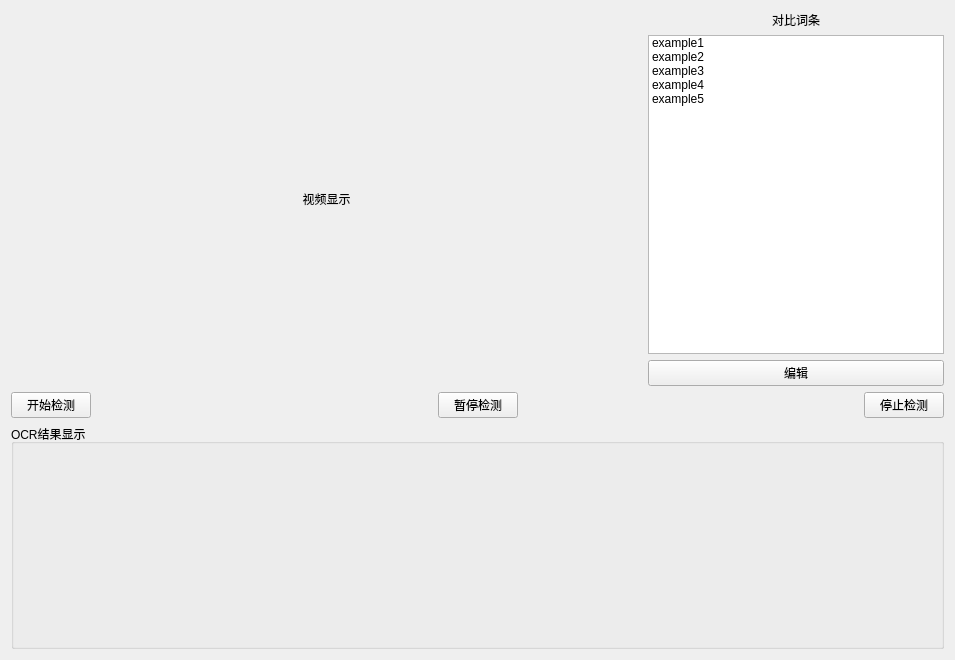
<?xml version="1.0" encoding="UTF-8"?>
<ui version="4.0">
 <class>Form</class>
 <widget class="QWidget" name="Form">
  <property name="geometry">
   <rect>
    <x>0</x>
    <y>0</y>
    <width>955</width>
    <height>660</height>
   </rect>
  </property>
  <property name="windowTitle">
   <string>OCR文字识别</string>
  </property>
  <layout class="QHBoxLayout" name="horizontalLayout_3">
   <item>
    <layout class="QVBoxLayout" name="verticalLayout_2">
     <item>
      <layout class="QHBoxLayout" name="horizontalLayout_2">
       <item>
        <widget class="QLabel" name="label">
         <property name="minimumSize">
          <size>
           <width>631</width>
           <height>231</height>
          </size>
         </property>
         <property name="text">
          <string>视频显示</string>
         </property>
         <property name="alignment">
          <set>Qt::AlignCenter</set>
         </property>
        </widget>
       </item>
       <item>
        <layout class="QVBoxLayout" name="verticalLayout">
         <item>
          <widget class="QLabel" name="label_2">
           <property name="text">
            <string>对比词条</string>
           </property>
           <property name="alignment">
            <set>Qt::AlignCenter</set>
           </property>
          </widget>
         </item>
         <item>
          <widget class="QListWidget" name="listWidget">
           <item>
            <property name="text">
             <string>example1</string>
            </property>
           </item>
           <item>
            <property name="text">
             <string>example2</string>
            </property>
           </item>
           <item>
            <property name="text">
             <string>example3</string>
            </property>
           </item>
           <item>
            <property name="text">
             <string>example4</string>
            </property>
           </item>
           <item>
            <property name="text">
             <string>example5</string>
            </property>
           </item>
          </widget>
         </item>
         <item>
          <widget class="QPushButton" name="pushButton">
           <property name="text">
            <string>编辑</string>
           </property>
          </widget>
         </item>
        </layout>
       </item>
      </layout>
     </item>
     <item>
      <layout class="QHBoxLayout" name="horizontalLayout">
       <item>
        <widget class="QPushButton" name="pushButton_2">
         <property name="text">
          <string>开始检测</string>
         </property>
        </widget>
       </item>
       <item>
        <spacer name="horizontalSpacer_2">
         <property name="orientation">
          <enum>Qt::Horizontal</enum>
         </property>
         <property name="sizeHint" stdset="0">
          <size>
           <width>40</width>
           <height>20</height>
          </size>
         </property>
        </spacer>
       </item>
       <item>
        <widget class="QPushButton" name="pushButton_4">
         <property name="text">
          <string>暂停检测</string>
         </property>
        </widget>
       </item>
       <item>
        <spacer name="horizontalSpacer">
         <property name="orientation">
          <enum>Qt::Horizontal</enum>
         </property>
         <property name="sizeHint" stdset="0">
          <size>
           <width>40</width>
           <height>20</height>
          </size>
         </property>
        </spacer>
       </item>
       <item>
        <widget class="QPushButton" name="pushButton_3">
         <property name="text">
          <string>停止检测</string>
         </property>
        </widget>
       </item>
      </layout>
     </item>
     <item>
      <widget class="QGroupBox" name="groupBox">
       <property name="minimumSize">
        <size>
         <width>863</width>
         <height>225</height>
        </size>
       </property>
       <property name="title">
        <string>OCR结果显示</string>
       </property>
      </widget>
     </item>
    </layout>
   </item>
  </layout>
 </widget>
 <resources/>
 <connections/>
</ui>
